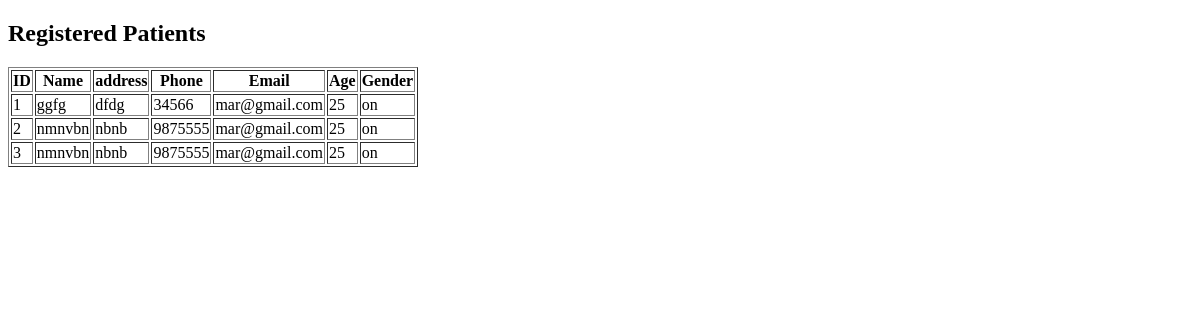
Before: /patient_list/ with the older database file.
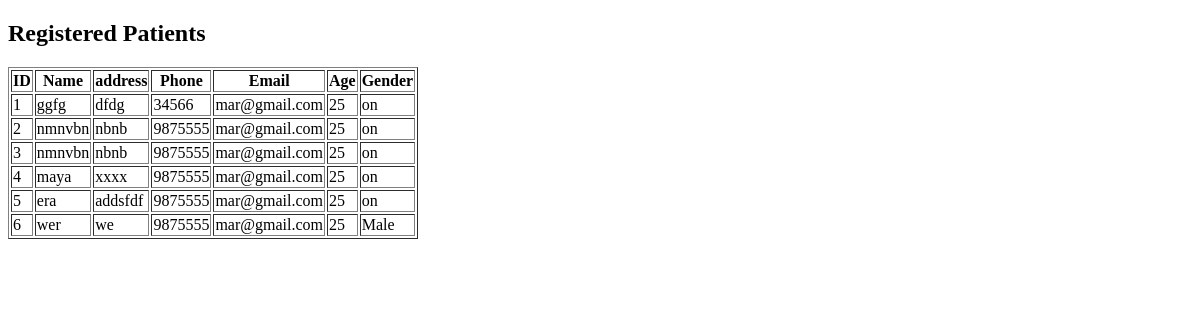
After: the same page with the newer database file.
### guest/models.py (models this page shows)
class tbl_patient(models.Model):
    GENDER_CHOICES =[
        ('M','Male'),
        ('F','Female'),
        ('O','Other'),
    ]
    first_name=models.CharField(max_length=20)
    address=models.TextField(blank=True)
    phone=models.CharField(max_length=20)
    email = models.EmailField(max_length=254)  # 254 is the default
    age=models.CharField(max_length=3)
    gender=models.CharField(max_length=1,choices=GENDER_CHOICES)
    pass_word=models.CharField(max_length=128) # 128 is standard for hashed passwords

### guest/views.py (the view)
# urls.py: path('patient_list/',views.patient_list,name='patient_list'),
def patient_list(request):
    patients=tbl_patient.objects.all()
    return render(request,'guest/patient_list.html',{'patients':patients})

### guest/Templates/guest/patient_list.html (shortened to what this page needs)
<!DOCTYPE html>
<html lang="en">
<head>
</head>
<body>
    <h2>Registered Patients</h2>
   <form action="" method="post">
    <table border="1">
        <tr>
            <th>ID</th>
            <th>Name</th>
            <th>address</th>
            <th>Phone</th>
            <th>Email</th>
            <th>Age</th>
            <th>Gender</th>
        </tr>
        {% for patient in patients%}
        <tr>
            <td>{{ forloop.counter}}</td>
            <td>{{patient.first_name}}</td>
            <td>{{patient.address}}</td>
            <td>{{patient.phone}}</td>
            <td>{{patient.email}}</td>
            <td>{{patient.age}}</td>
            <td>{{patient.get_gender_display}}</td>
        </tr>
        {% endfor%}
    </table>
   </form>
</body>
</html>

Changed rows visible on the page:
added tbl_patient: first_name "maya", address "xxxx", phone "9875555", email "mar@gmail.com", age "25", gender "on"
added tbl_patient: first_name "era", address "addsfdf", phone "9875555", email "mar@gmail.com", age "25", gender "on"
added tbl_patient: first_name "wer", address "we", phone "9875555", email "mar@gmail.com", age "25", gender "Male"
